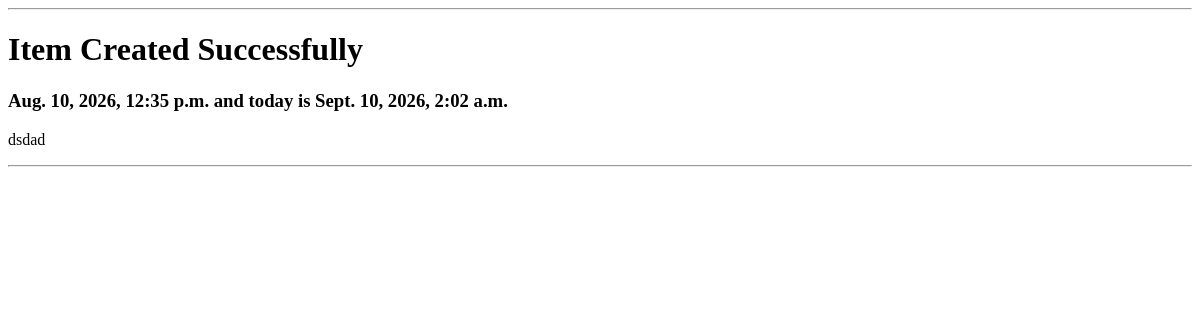
Before: /blog/post/22/ (signed in) with the older database file.
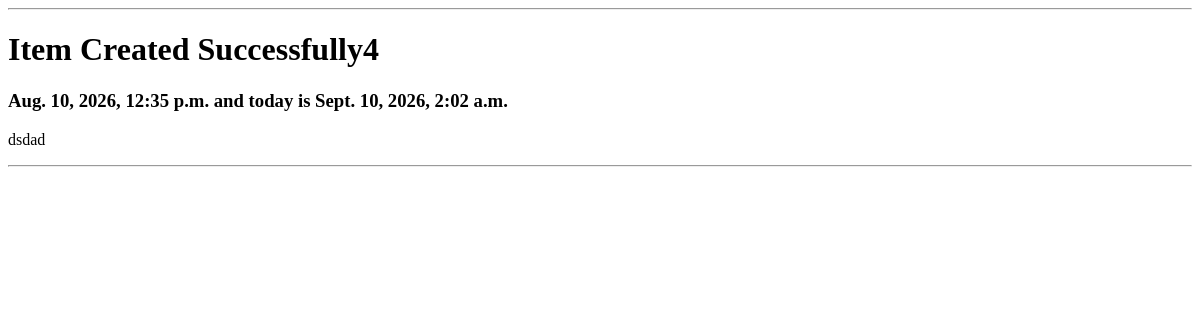
After: the same page with the newer database file.
### blog/models.py (models this page shows, shortened)
class Post(models.Model):
    author = models.ForeignKey('accounts.Profile', on_delete=models.CASCADE)
    image = models.ImageField(null=True, blank=True)
    title = models.CharField(max_length=250)
    content = models.TextField()
    status = models.BooleanField()
    category = models.ForeignKey('Category', on_delete=models.SET_NULL, null=True)
    created_at = models.DateTimeField(auto_now_add=True)
    updated_at = models.DateTimeField(auto_now=True)
    published_at = models.DateTimeField()

### blog/views.py (the view)
# urls.py: path('post/<int:pk>/', views.PostDetailView.as_view(), name='post-detail'),
class PostDetailView(LoginRequiredMixin ,DetailView):
    model = Post
    def get_context_data(self, **kwargs):
        context = super().get_context_data(**kwargs)
        context['now'] = timezone.now()
        return context

### templates/blog/post_detail.html (shortened to what this page needs)
<!DOCTYPE html>
<html lang="en">
<head>
</head>
<body>
    <hr>
    <h1>{{post.title}}</h1>
    <h3>{{post.created_at}} and today is {{now}}</h3>
    <p>{{post.content}}</p>
    <hr>
</body>
</html>

Changed rows visible on the page:
changed Post "dsdad": title "Item Created Successfully" → "Item Created Successfully4"
